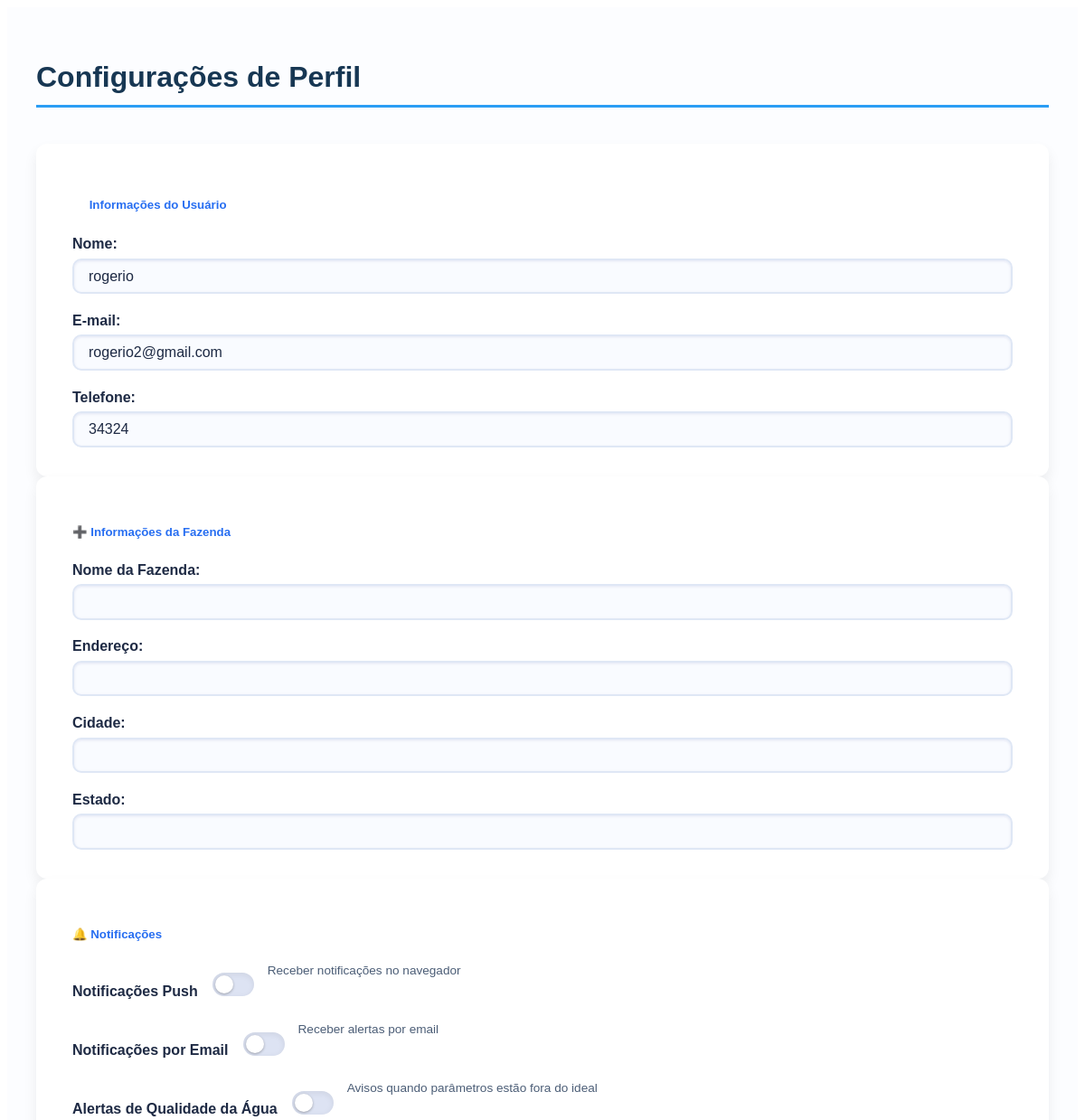
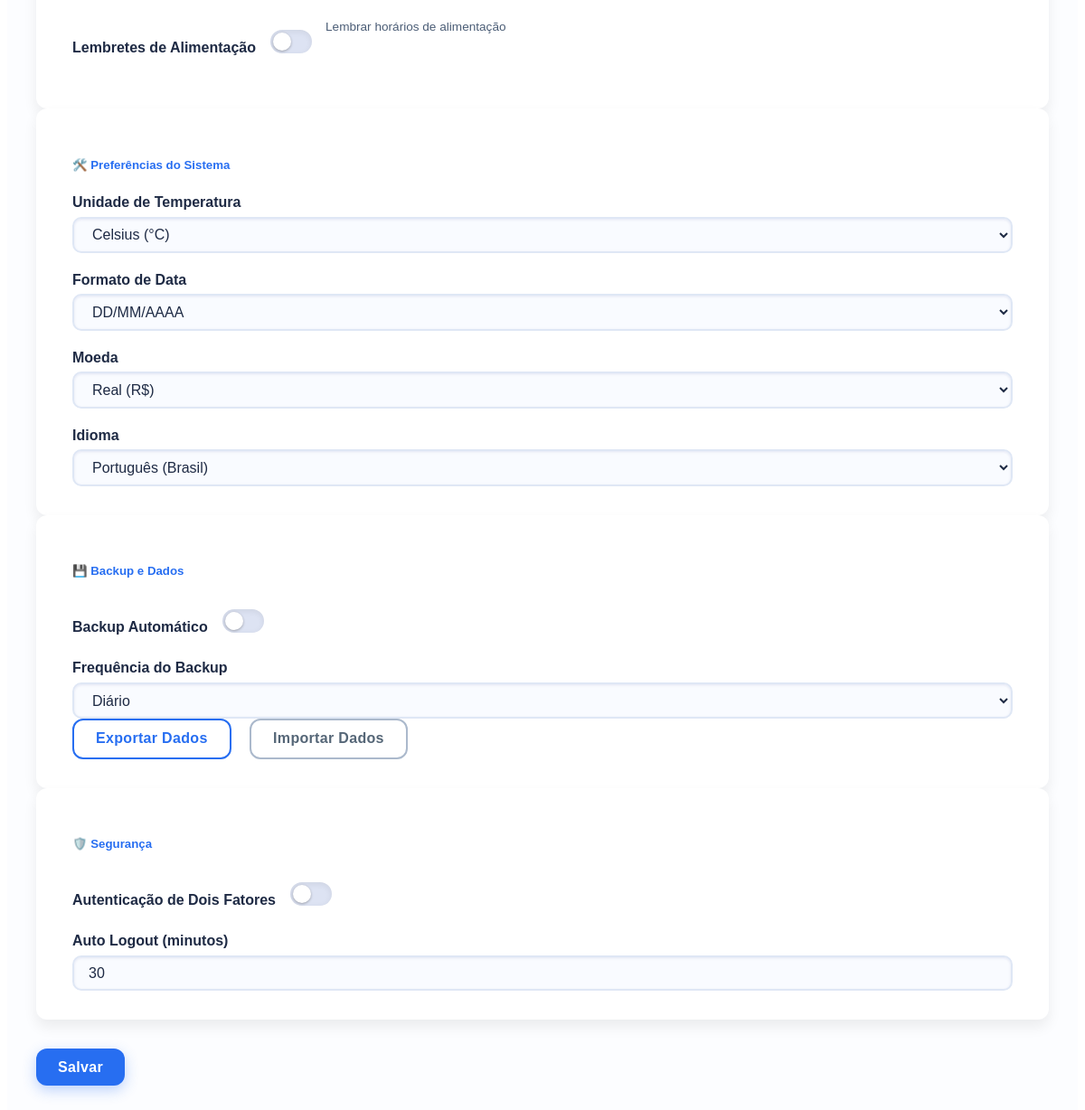
Page /cfg/ (signed in) on the committed database (2 pictures, top to bottom).
### core/models.py (models this page shows, shortened)
class Usuario(AbstractUser):
    NOTIFICACAO_CHOICES = [
        ('Email', 'Email'),
        ('SMS', 'SMS'),
        ('Email e SMS', 'Email e SMS'),
    ]
    TEMPERATURA_CHOICES = [
        ('C', 'Celsius (°C)'),
        ('F', 'Fahrenheit (°F)'),
    ]
    DATA_CHOICES = [
        ('DD/MM/AAAA', 'DD/MM/AAAA'),
        ('MM/DD/AAAA', 'MM/DD/AAAA'),
        ('AAAA/MM/DD', 'AAAA/MM/DD'),
    ]
    MOEDA_CHOICES = [
        ('R$', 'Real (R$)'),
        ('$', 'Dólar ($)'),
        ('€', 'Euro (€)'),
    ]
    IDIOMA_CHOICES = [
        ('pt-BR', 'Português (Brasil)'),
        ('en-US', 'English (US)'),
        ('es', 'Español'),
    ]
    BACKUP_CHOICES = [
        ('Diário', 'Diário'),
        ('Semanal', 'Semanal'),
        ('Mensal', 'Mensal'),
    ]
    telefone = models.CharField(max_length=20, blank=True)
    preferencia_notificacao = models.CharField(max_length=20, choices=NOTIFICACAO_CHOICES, blank=True)
    aceitou_termos = models.BooleanField(default=False)
    nome_fazenda = models.CharField(max_length=100, blank=True)
    endereco_fazenda = models.CharField(max_length=255, blank=True)
    cidade = models.CharField(max_length=100, blank=True)
    estado = models.CharField(max_length=100, blank=True)
    notificacoes_push = models.BooleanField(default=False)
    notificacoes_email = models.BooleanField(default=False)
    alertas_agua = models.BooleanField(default=False)
    lembretes_alimentacao = models.BooleanField(default=False)
    temperatura = models.CharField(max_length=1, choices=TEMPERATURA_CHOICES, default='C')
    formato_data = models.CharField(max_length=12, choices=DATA_CHOICES, default='DD/MM/AAAA')
    moeda = models.CharField(max_length=3, choices=MOEDA_CHOICES, default='R$')
    idioma = models.CharField(max_length=10, choices=IDIOMA_CHOICES, default='pt-BR')
    backup_automatico = models.BooleanField(default=False)
    frequencia_backup = models.CharField(max_length=10, choices=BACKUP_CHOICES, default='Semanal')
    autenticacao_dois_fatores = models.BooleanField(default=False)
    tempo_auto_logout = models.PositiveIntegerField(default=30)

### core/views.py (the view)
# urls.py: path('cfg/', views.cfg, name='cfg'),
def cfg(request):
    return render (request, 'front/cfg.html')

### core/templates/front/cfg.html (shortened to what this page needs)
{% load static %}
<div class="content flex-grow-1 container-fluid">
  <h2 class="mb-4">Configurações de Perfil</h2>
  <form id="form-configuracoes">
    <div class="row">
      <div class="col-md-6">
        <div class="card mb-3 section">
          <h5><i style='font-size:20px' class='fas'>&#xf406;</i> Informações do Usuário</h5>
          <label for="nome"><strong>Nome:</strong></label>
          <input id="nome" name="nome" type="text" class="form-control" placeholder="Fulano da Silva"
                 value="{{ request.user.first_name|default:request.user.username }}">
          <label for="email"><strong>E-mail:</strong></label>
          <input id="email" name="email" type="email" class="form-control" placeholder="fulano@gmail.com"
                 value="{{ request.user.email }}">
          <label for="telefone"><strong>Telefone:</strong></label>
          <input id="telefone" name="telefone" type="tel" class="form-control" placeholder="(99) 99999-9999"
                 value="{{ request.user.telefone|default:'' }}">
        </div>
      </div>
      <div class="col-md-6">
        <div class="card mb-3 section">
          <h5>➕ Informações da Fazenda</h5>
          <label for="nome_fazenda"><strong>Nome da Fazenda:</strong></label>
          <input id="nome_fazenda" name="nome_fazenda" type="text" class="form-control" value="{{ request.user.nome_fazenda|default:request.user.nome_fazenda }}">
          <label for="endereco_fazenda"><strong>Endereço:</strong></label>
          <input id="endereco_fazenda" name="endereco_fazenda" type="text" class="form-control" value="{{ request.user.endereco_fazenda|default:'' }}">
          <label for="cidade"><strong>Cidade:</strong></label>
          <input id="cidade" name="cidade" type="text" class="form-control" value="{{ request.user.cidade|default:'' }}">
          <label for="estado"><strong>Estado:</strong></label>
          <input id="estado" name="estado" type="text" class="form-control" value="{{ request.user.estado|default:'' }}">
        </div>
      </div>
    </div>
    <div class="row">
      <div class="col-md-6">
        <div class="card mb-3 section">
          <h5>🔔 Notificações</h5>
          <div class="form-check form-switch mb-2">
      <label class="form-check-label" for="notificacoes_push"><strong>Notificações Push</strong></label>
      <input id="notificacoes_push" name="notificacoes_push" class="form-check-input" type="checkbox" {% if user.notificacoes_push %}checked{% endif %}>
      <p class="texto-pequeno">Receber notificações no navegador</p>
    </div>
    <div class="form-check form-switch mb-2">
      <label class="form-check-label" for="notificacoes_email"><strong>Notificações por Email</strong></label>
      <input id="notificacoes_email" name="notificacoes_email" class="form-check-input" type="checkbox" {% if user.notificacoes_email %}checked{% endif %}>
      <p class="texto-pequeno">Receber alertas por email</p>
    </div>
    <div class="form-check form-switch mb-2">
      <label class="form-check-label" for="alerta_agua"><strong>Alertas de Qualidade da Água</strong></label>
      <input id="alerta_agua" name="alerta_agua" class="form-check-input" type="checkbox" {% if user.alertas_agua %}checked{% endif %}>
      <p class="texto-pequeno">Avisos quando parâmetros estão fora do ideal</p>
    </div>
    <div class="form-check form-switch mb-2">
      <label class="form-check-label" for="lembrete_alimentacao"><strong>Lembretes de Alimentação</strong></label>
      <input id="lembrete_alimentacao" name="lembrete_alimentacao" class="form-check-input" type="checkbox" {% if user.lembretes_alimentacao %}checked{% endif %}>
      <p class="texto-pequeno">Lembrar horários de alimentação</p>
    </div>
        </div>
      </div>
      <div class="col-md-6">
        <div class="card mb-3 section">
          <h5>🛠️ Preferências do Sistema</h5>
          <label for="temperatura"><strong>Unidade de Temperatura</strong></label>
          <select id="temperatura" name="temperatura" class="form-select mb-2">
            <option value="C" {% if user.temperatura == "C" %}selected{% endif %}>Celsius (°C)</option>
          </select>
          <label for="formato_data"><strong>Formato de Data</strong></label>
          <select id="formato_data" name="formato_data" class="form-select mb-2">
            <option {% if user.formato_data == "DD/MM/AAAA" %}selected{% endif %}>DD/MM/AAAA</option>
          </select>
          <label for="moeda"><strong>Moeda</strong></label>
          <select id="moeda" name="moeda" class="form-select mb-2">
            <option value="R$" {% if user.moeda == "R$" %}selected{% endif %}>Real (R$)</option>
          </select>
          <label for="idioma"><strong>Idioma</strong></label>
          <select id="idioma" name="idioma" class="form-select mb-2">
            <option value="pt-br" {% if user.idioma == "pt-br" %}selected{% endif %}>Português (Brasil)</option>
          </select>
        </div>
      </div>
    </div>
    <div class="row">
      <div class="col-md-6">
        <div class="card mb-3 section">
          <h5>💾 Backup e Dados</h5>
          <div class="form-check form-switch mb-2">
            <label class="form-check-label" for="backup_auto"><strong>Backup Automático</strong></label>
            <input id="backup_auto" name="backup_auto" class="form-check-input" type="checkbox" {% if user.backup_automatico %}checked{% endif %}>
          </div>
          <label for="frequencia_backup"><strong>Frequência do Backup</strong></label>
          <select id="frequencia_backup" name="frequencia_backup" class="form-select mb-3">
            <option {% if user_config.frequencia_backup == "Diário" %}selected{% endif %}>Diário</option>
          </select>
          <button type="button" class="btn btn-outline-primary">Exportar Dados</button>
          <button type="button" class="btn btn-outline-secondary">Importar Dados</button>
        </div>
      </div>
      <div class="col-md-6">
        <div class="card mb-3 section">
          <h5>🛡️ Segurança</h5>
          <div class="form-check form-switch mb-2">
            <label class="form-check-label" for="dois_fatores"><strong>Autenticação de Dois Fatores</strong></label>
            <input id="dois_fatores" name="dois_fatores" class="form-check-input" type="checkbox" {% if user.autenticacao_dois_fatores %}checked{% endif %}>
          </div>
          <label for="logout_auto"><strong>Auto Logout (minutos)</strong></label>
          <input id="logout_auto" name="logout_auto" type="number" class="form-control" value="{{ user_config.logout_auto|default:30 }}">
        </div>
      </div>
    </div>
    <div class="row mb-3">
      <div class="col text-end">
        <button id="salvar-configuracoes" class="btn btn-primary">Salvar</button>
      </div>
    </div>
  </form>
</div>

### core/templates/front/cfg.html (style rules this page uses)
.content { padding: 2rem; font-family: 'Poppins', sans-serif; background: #fcfdff; color: #222d39; }
.content h2 { font-weight: 700; font-size: 2rem; color: #173753; border-bottom: 3px solid #2a9df4; padding-bottom: 0.75rem; margin-bottom: 2.5rem; user-select: none; }
.card.section { background: #ffffff; border-radius: 12px; box-shadow: 0 8px 15px rgb(0 0 0 / 0.07); padding: 2rem 2.5rem; transition: transform 0.25s ease, box-shadow 0.25s ease; }
.card.section h5 { color: #276ef1; font-weight: 600; margin-bottom: 1.6rem; user-select: none; }
.card.section label { display: block; font-weight: 600; margin-bottom: 0.4rem; margin-top: 1.3rem; color: #1e2a44; user-select: none; }
.card.section input.form-control, .card.section select.form-select { width: 100%; border: 2px solid #dfe7f5; border-radius: 10px; padding: 0.55rem 1rem; font-size: 1rem; color: #1e2a44; background-color: #f9fbff; transition: border-color 0.3s ease, box-shadow 0.3s ease; box-shadow: inset 0 1px 3px rgb(31 38 135 / 0.1); }
.card.section input.form-control::placeholder { color: #a9b2c3; font-style: italic; }
.form-check.form-switch { display: flex; align-items: center; gap: 0.75rem; margin-top: 1rem; margin-bottom: 1.25rem; }
.form-check-input { -webkit-appearance: none; -moz-appearance: none; appearance: none; width: 46px; height: 26px; background: #dde3f3; border-radius: 13px; position: relative; cursor: pointer; outline: none; transition: background-color 0.3s ease; box-shadow: inset 0 2px 7px rgb(0 0 0 / 0.07); }
.form-check-input::before { content: ""; position: absolute; top: 3px; left: 3px; width: 20px; height: 20px; border-radius: 50%; background: #fff; transition: transform 0.3s ease; box-shadow: 0 1px 3px rgb(0 0 0 / 0.3); }
.form-check-label { font-weight: 600; color: #1a2533; user-select: none; }
.texto-pequeno { font-size: 0.85rem; color: #4b5d76; margin-top: -1rem; margin-bottom: 1rem; user-select: none; }
.btn { font-weight: 700; border-radius: 12px; padding: 0.7rem 1.5rem; font-size: 1rem; letter-spacing: 0.02em; transition: background-color 0.3s, box-shadow 0.3s; cursor: pointer; border: none; user-select: none; }
.btn-primary { background: #276ef1; color: white; box-shadow: 0 5px 15px rgb(39 110 241 / 0.3); }
.btn-outline-primary { background: transparent; border: 2px solid #276ef1; color: #276ef1; }
.btn-outline-secondary { background: transparent; border: 2px solid #abb9cc; color: #556677; }
.card.section button+button { margin-left: 1rem; }
.row.mb-3>.col.text-end { margin-top: 2rem; }

### rows in the picture
Usuario: nome "rogerio", email "rogerio2@gmail.com", telefone "34324", temperatura "Celsius (°C)", formato_data "DD/MM/AAAA", moeda "Real (R$)"
